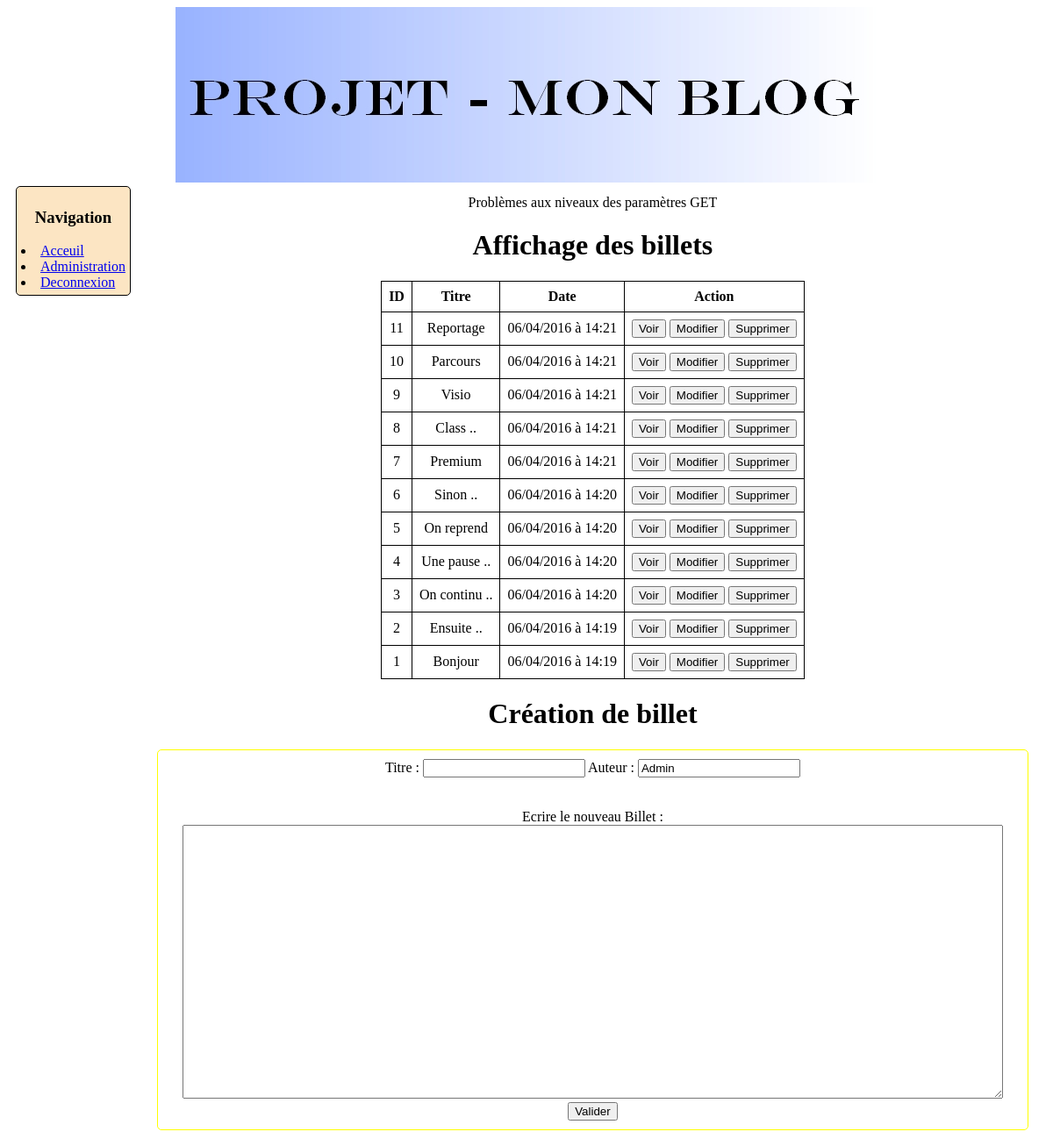
The app's page /admin/billets.php?erreur=4 (signed in) with its own data.
### tables this page shows
CREATE TABLE `billets` (
  `id` int(255) NOT NULL AUTO_INCREMENT,
  `titre` varchar(255) NOT NULL,
  `auteur` varchar(255) NOT NULL,
  `message` text NOT NULL,
  `date_at` timestamp NOT NULL DEFAULT CURRENT_TIMESTAMP,
  PRIMARY KEY (`id`)
);

### admin/billets.php (the view, shortened to what this page needs)
<?php
include ('../includes/bdd.php');
if(isset($_SESSION['ndc']))
{
	$reponse = $bdd->query('SELECT id, titre, auteur, date_at FROM billets ORDER BY date_at DESC');
?>
<!DOCTYPE html>
<html>
	<head>
		<link rel="stylesheet" type="text/css" href="../../styles/style.css"/>
		<?php
		include ('../includes/header.php');
		include ('includes/ad_menus.php');
		?>
	</head>
<body>
	<div class="body">
		<center>
			<?php
			if(isset($_GET['erreur']) AND $_GET['erreur'] == 4)
			{
				echo 'Problèmes aux niveaux des paramètres GET';
			}
			?>
  			<h1>Affichage des billets</h1>
  			<table>
     			<tr>
         			<th>ID</th>
         			<th>Titre</th>
         			<th>Date</th>
         			<th>Action</th>
     			</tr>
  				<?php
  				while ($news = $reponse->fetch())
  				{
  					$id = htmlspecialchars($news['id']);
  					$titre = htmlspecialchars($news['titre']);
    				$date = date_create(htmlspecialchars($news['date_at']));
    				$date_f = date_format($date, 'd/m/Y à H:i');
    				?>
    				<tr>
         				<td><?php echo $id; ?></td>
         				<td><?php echo $titre; ?></td>
        				<td><?php echo $date_f;?></td>
         				<td><a href="action_billets.php?action=1&billet=<?php echo $id; ?>"> <input type="button" value="Voir"></a>   <a href="action_billets.php?action=2&billet=<?php echo $id; ?>"> <input type="button" value="Modifier"></a>   <a href="action_billets.php?action=3&billet=<?php echo $id; ?>"><input type="button" value="Supprimer"></a></td>
    				</tr>
    				<?php
  				}
  				?>
  			</table>
			<h1>Création de billet</h1>
			<div class="formulaire">
				<form method="post" action="includes/formulaires_post.php?formulaire=1">
					<label>Titre :</label>
					<input type="text" name="titre"/>
					<label>Auteur :</label>
					<input type="text" name="auteur" value="Admin"/><br /><br /><br />
					<label>Ecrire le nouveau Billet :</label><br />
					<textarea name="billet_ecris" rows="20" cols="180"></textarea><br>
					<input type='submit' value="Valider">
				</form>
			</div>
		</center>
	</div>
</body>
<?php
}
else
{
	header('Location: index.php?erreur=2');
}
?>
</html>

### styles/style.css (style rules this page uses)
div.body { overflow: auto; min-width: 160px; margin-right: 10px; padding: 10px; }
div.formulaire { border-radius: 5px; padding: 10px; border: 1px solid yellow; text-align: center; margin-top: 5px; }
div.formulaire textarea { padding: 5px; min-width: 95%; max-width: 95%; min-height: 50%; max-height: 50%; }
table { text-align: center; border-collapse: collapse; }
td, th { border: 1px solid black; padding : 8px; }

### records on screen
billets: id "11", titre "Reportage", date_at "06/04/2016 à 14:21"
billets: id "10", titre "Parcours", date_at "06/04/2016 à 14:21"
billets: id "9", titre "Visio", date_at "06/04/2016 à 14:21"
billets: id "8", titre "Class ..", date_at "06/04/2016 à 14:21"
billets: id "7", titre "Premium", date_at "06/04/2016 à 14:21"
billets: id "6", titre "Sinon ..", date_at "06/04/2016 à 14:20"
billets: id "5", titre "On reprend", date_at "06/04/2016 à 14:20"
billets: id "4", titre "Une pause ..", date_at "06/04/2016 à 14:20"
billets: id "3", titre "On continu ..", date_at "06/04/2016 à 14:20"
billets: id "2", titre "Ensuite ..", date_at "06/04/2016 à 14:19"
billets: id "1", titre "Bonjour", date_at "06/04/2016 à 14:19"
